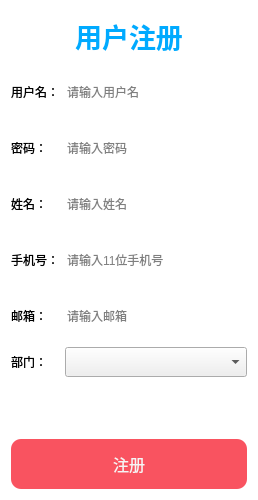
<?xml version="1.0" encoding="UTF-8"?>
<ui version="4.0">
 <class>signUpDialog</class>
 <widget class="QDialog" name="signUpDialog">
  <property name="geometry">
   <rect>
    <x>0</x>
    <y>0</y>
    <width>258</width>
    <height>500</height>
   </rect>
  </property>
  <property name="windowTitle">
   <string>Dialog</string>
  </property>
  <property name="styleSheet">
   <string notr="true">QDialog#signUpDialog{
        background-color: rgba(255, 255, 255, 180);
}
QLineEdit {
    border: none; /* 设置未选中时的边框为无 */
    border-radius: 10px; /* 设置圆角为 10px */
}

QLineEdit:focus {
    border: 2px solid red; /* 设置选中时的边框为红色 */
    border-radius: 10px; /* 设置圆角为 10px，保持和未选中状态一致 */
    outline: none; /* 去除默认的选中样式 */
}
</string>
  </property>
  <layout class="QVBoxLayout" name="verticalLayout_3">
   <item>
    <widget class="QLabel" name="label_4">
     <property name="font">
      <font>
       <pointsize>20</pointsize>
       <bold>true</bold>
      </font>
     </property>
     <property name="styleSheet">
      <string notr="true">color: rgb(0, 170, 255);</string>
     </property>
     <property name="text">
      <string>用户注册</string>
     </property>
     <property name="alignment">
      <set>Qt::AlignCenter</set>
     </property>
    </widget>
   </item>
   <item>
    <layout class="QHBoxLayout" name="horizontalLayout">
     <item>
      <layout class="QVBoxLayout" name="verticalLayout">
       <item>
        <widget class="QLabel" name="label">
         <property name="minimumSize">
          <size>
           <width>0</width>
           <height>50</height>
          </size>
         </property>
         <property name="text">
          <string>用户名：</string>
         </property>
        </widget>
       </item>
       <item>
        <widget class="QLabel" name="label_2">
         <property name="minimumSize">
          <size>
           <width>0</width>
           <height>50</height>
          </size>
         </property>
         <property name="text">
          <string>密码：</string>
         </property>
        </widget>
       </item>
       <item>
        <widget class="QLabel" name="label_3">
         <property name="minimumSize">
          <size>
           <width>0</width>
           <height>50</height>
          </size>
         </property>
         <property name="text">
          <string>姓名：</string>
         </property>
        </widget>
       </item>
       <item>
        <widget class="QLabel" name="label_5">
         <property name="minimumSize">
          <size>
           <width>0</width>
           <height>50</height>
          </size>
         </property>
         <property name="text">
          <string>手机号：</string>
         </property>
        </widget>
       </item>
       <item>
        <widget class="QLabel" name="label_6">
         <property name="minimumSize">
          <size>
           <width>0</width>
           <height>50</height>
          </size>
         </property>
         <property name="text">
          <string>邮箱：</string>
         </property>
        </widget>
       </item>
       <item>
        <widget class="QLabel" name="label_7">
         <property name="minimumSize">
          <size>
           <width>0</width>
           <height>30</height>
          </size>
         </property>
         <property name="text">
          <string>部门：</string>
         </property>
        </widget>
       </item>
      </layout>
     </item>
     <item>
      <layout class="QVBoxLayout" name="verticalLayout_2">
       <item>
        <widget class="QLineEdit" name="userNameLineEdit">
         <property name="minimumSize">
          <size>
           <width>0</width>
           <height>50</height>
          </size>
         </property>
         <property name="placeholderText">
          <string>请输入用户名</string>
         </property>
        </widget>
       </item>
       <item>
        <widget class="QLineEdit" name="passWordLineEdit">
         <property name="minimumSize">
          <size>
           <width>0</width>
           <height>50</height>
          </size>
         </property>
         <property name="echoMode">
          <enum>QLineEdit::Password</enum>
         </property>
         <property name="placeholderText">
          <string>请输入密码</string>
         </property>
        </widget>
       </item>
       <item>
        <widget class="QLineEdit" name="nameLineEdit">
         <property name="minimumSize">
          <size>
           <width>0</width>
           <height>50</height>
          </size>
         </property>
         <property name="echoMode">
          <enum>QLineEdit::Normal</enum>
         </property>
         <property name="placeholderText">
          <string>请输入姓名</string>
         </property>
        </widget>
       </item>
       <item>
        <widget class="QLineEdit" name="phoneLineEdit">
         <property name="minimumSize">
          <size>
           <width>0</width>
           <height>50</height>
          </size>
         </property>
         <property name="echoMode">
          <enum>QLineEdit::Normal</enum>
         </property>
         <property name="placeholderText">
          <string>请输入11位手机号</string>
         </property>
        </widget>
       </item>
       <item>
        <widget class="QLineEdit" name="emailLineEdit">
         <property name="minimumSize">
          <size>
           <width>0</width>
           <height>50</height>
          </size>
         </property>
         <property name="echoMode">
          <enum>QLineEdit::Normal</enum>
         </property>
         <property name="placeholderText">
          <string>请输入邮箱</string>
         </property>
        </widget>
       </item>
       <item>
        <widget class="QComboBox" name="comboBox">
         <property name="minimumSize">
          <size>
           <width>0</width>
           <height>30</height>
          </size>
         </property>
         <property name="placeholderText">
          <string>选择部门</string>
         </property>
         <property name="duplicatesEnabled">
          <bool>false</bool>
         </property>
         <item>
          <property name="text">
           <string>技术部</string>
          </property>
         </item>
         <item>
          <property name="text">
           <string>财务部</string>
          </property>
         </item>
         <item>
          <property name="text">
           <string>市场部</string>
          </property>
         </item>
         <item>
          <property name="text">
           <string>商务部</string>
          </property>
         </item>
         <item>
          <property name="text">
           <string>销售部</string>
          </property>
         </item>
         <item>
          <property name="text">
           <string>生产部</string>
          </property>
         </item>
        </widget>
       </item>
      </layout>
     </item>
    </layout>
   </item>
   <item>
    <widget class="QLabel" name="tipLabel">
     <property name="minimumSize">
      <size>
       <width>0</width>
       <height>20</height>
      </size>
     </property>
     <property name="styleSheet">
      <string notr="true">color: rgb(255, 0, 0);</string>
     </property>
     <property name="text">
      <string/>
     </property>
    </widget>
   </item>
   <item>
    <widget class="QPushButton" name="ok_btn">
     <property name="minimumSize">
      <size>
       <width>0</width>
       <height>50</height>
      </size>
     </property>
     <property name="font">
      <font>
       <pointsize>12</pointsize>
      </font>
     </property>
     <property name="styleSheet">
      <string notr="true">QPushButton{
        color: rgb(245, 245, 245);
        border: none;
        background-color: rgb(249,83,96);
        border-radius: 10px;
}
QPushButton:hover{
        color: rgb(245, 245, 245);
        border: none;
        background-color: rgb(231,75,91);
        border-radius: 10px;
}</string>
     </property>
     <property name="text">
      <string>注册</string>
     </property>
    </widget>
   </item>
  </layout>
 </widget>
 <resources/>
 <connections/>
</ui>
